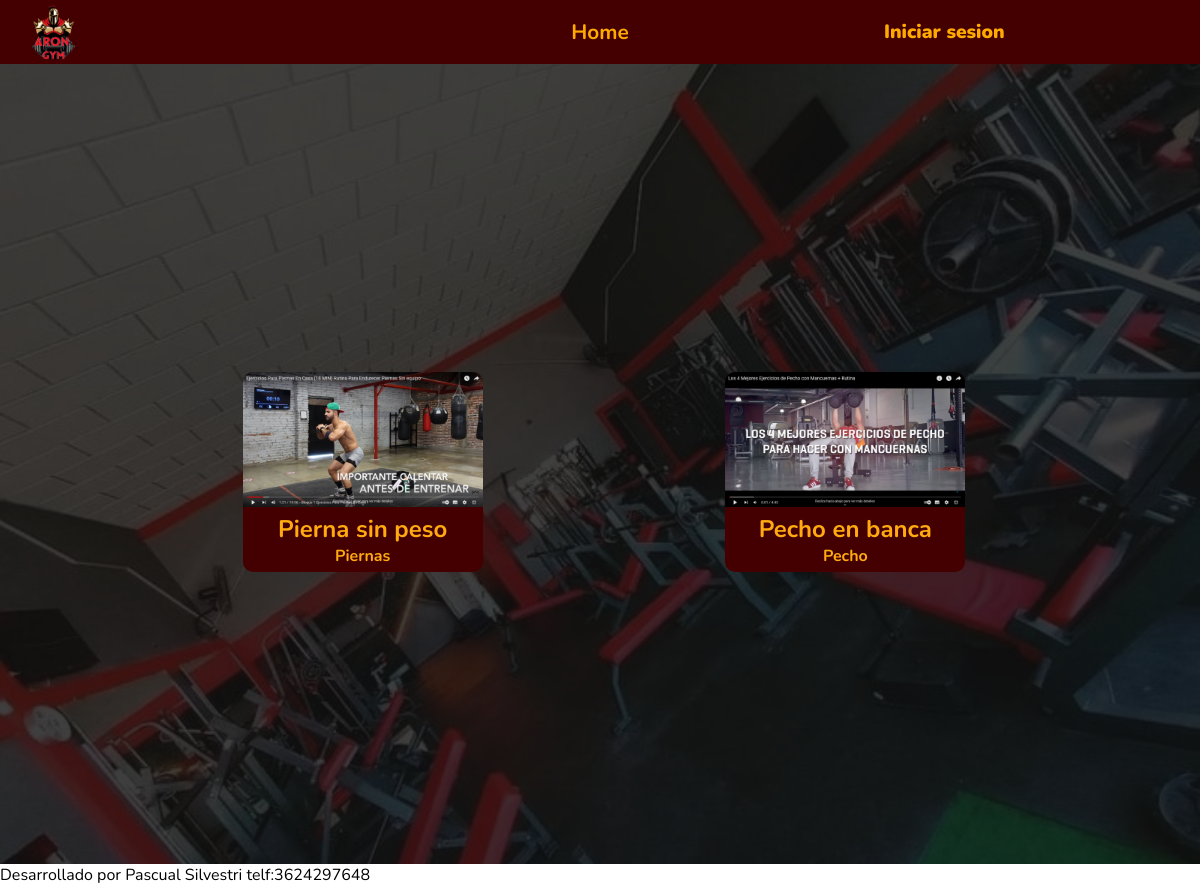
/Videos/, run on the app's committed database.
### apps/videos/models.py (models this page shows, shortened)
class Video(models.Model):
    titulo = models.CharField(max_length = 150)
    cuerpo = models.ForeignKey(Cuerpo, on_delete = models.CASCADE)
    categoria = models.ForeignKey(Categoria, on_delete = models.CASCADE)
    descripcion = models.TextField(null=True)
    url = models.URLField()
    img = models.ImageField(upload_to='videos',null=True)

### apps/videos/views.py (the view)
# urls.py: path('', views.videos_all, name = 'videos'),
def videos_all(request):
    videos = Video.objects.all()
    context ={'videos':videos}
    return render(request,'videos/videos.html',context)

### templates/videos/videos.html (shortened to what this page needs)
{% extends 'base.html' %}
{% load static %}
{% block contenedor %}
<div class="contenedor_videos">
<div class="opacity"></div>
{% for i in videos %}
    <div class="card_video">
        <a href="{{i.url}}" target="_blank" rel="noopener noreferrer"><img src="{{i.img.url}}" alt='Videos pecho'></a>
        <h2>
            {{i.titulo}}
        </h2>
        <h4>{{i.descripcion}}</h4>
    </div>
{% endfor %}
</div>
{% endblock  %}

### static/css/style_global.css (style rules this page uses)
:root { --letra: 'Nunito', sans-serif; }
* { padding:0; margin:0; box-sizing: border-box; font-family: var(--letra); }
body { width: 100vw; min-height: 100vh; height: 100vh; }

### static/css/base/nav.css (style rules this page uses)
a { text-decoration: none; }

### static/css/videos/videos.css (style rules this page uses)
.contenedor_videos { width: 100%; height: 100vh; min-height: calc(100vh - 3rem); display: flex; flex-wrap: wrap; justify-content: space-evenly; align-items: center; background:url(../../img/fondo_videos.jpg) no-repeat center center; background-size: cover; padding-top: 1rem; position: relative; }
.opacity { width: 100%; height: 100%; background-color: #111a; position: absolute; top:0; }
.card_video { width: 20%; max-width: 300px; min-width: 100px; min-height: 200px; max-height: 300px; background-color: #400; margin-left: 0.5rem; display: flex; flex-direction: column; align-items: center; border-radius: 10px; color: #fa1; z-index: 10; }
img { width: 100%; border-radius: 10px 10px 0 0 ; }

### static/css/usuarios/login.css (style rules this page uses)
.opacity { width: 100%; height: 100%; background-color: #111c; position: absolute; top: 0; }

### static/css/usuarios/usuarios.css (style rules this page uses)
.opacity { width: 100%; height: 100%; background-color: #111c; position: absolute; top: 0; }

### data on the page
Video: img (picture), titulo "Pierna sin peso", descripcion "Piernas"
Video: img (picture), titulo "Pecho en banca", descripcion "Pecho"
